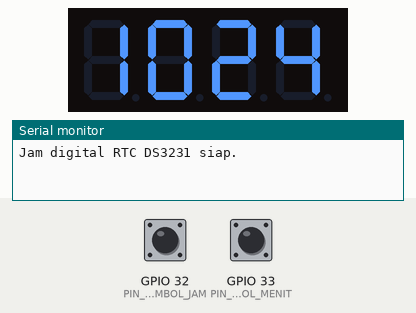
Bench run of a sketch on a simulated ESP32. Parts: 4-digit seven-segment display, the last lines printed to the serial monitor. The inputs (shaded band) are chosen by the test bench; at power-on: GPIO 32 (PIN_TOMBOL_JAM) HIGH, GPIO 33 (PIN_TOMBOL_MENIT) HIGH. The local clock reads 2024-03-15 10:24:30 at power-on unless the sketch sets it.

Above: at 1.2 s.
1.3 s: GPIO 32 (PIN_TOMBOL_JAM) pulled LOW for 3.2 s
At 5.5 s:
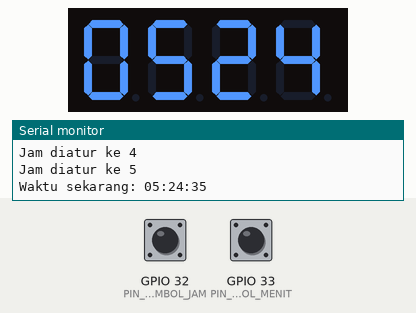
6.0 s: GPIO 33 (PIN_TOMBOL_MENIT) pulled LOW for 3.2 s
At 9.8 s:
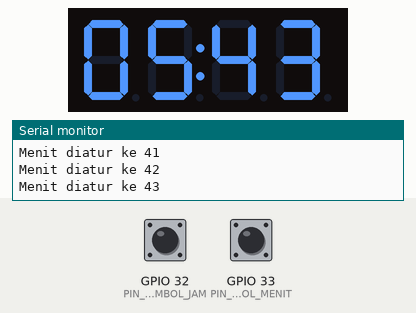
10.7 s: GPIO 32 (PIN_TOMBOL_JAM) pulled LOW for 0.15 s
At 12.4 s:
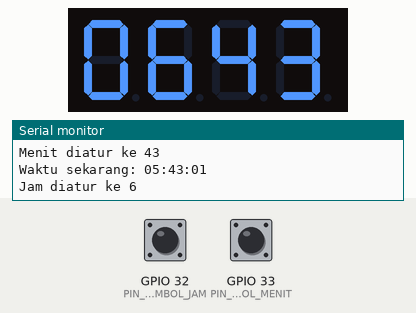
12.5 s: GPIO 33 (PIN_TOMBOL_MENIT) pulled LOW for 0.15 s
At 13.8 s:
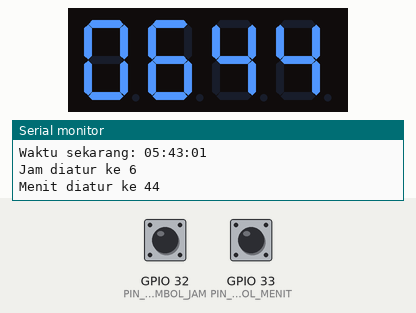
Timing chart, 0 to 15.5 s (numbered marks = the images above; inputs shaded):
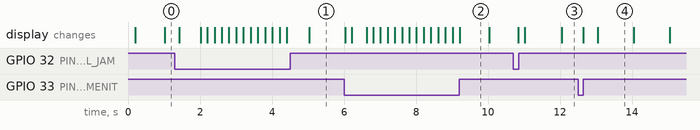

Measured:
- after the input at 1.3 s, the display: first changes after 0.12 s (image 1 shows a later state)
- after the input at 6.0 s, the display: first differs from a run without the input after 0.21 s (image 2 shows a later state)
- after the input at 10.7 s, the display: changes after 0.14 s (image 3)
- after the input at 12.5 s, the display: first changes after 0.15 s (image 4 shows a later state)

The sketch:

JamDigital7SegmenRtcDs3231.ino
```cpp
// JamDigital7SegmenRtcDs3231.ino — Jam digital JJ:MM dengan RTC DS3231
//
// ESP32 DevKit membaca waktu real-time dari modul RTC DS3231 (I2C) dan
// menampilkannya sebagai JJ:MM di modul 7-segmen TM1637. Titik dua di
// tengah layar berkedip tiap detik. Dua tombol mengatur jam dan menit;
// setiap perubahan langsung ditulis kembali ke RTC, jadi jam tetap
// akurat walau listrik padam — RTC jalan terus dari baterai CR2032-nya
// dan hanya melenceng sekitar 2 ppm (kurang dari dua menit setahun).
//
// Library yang dipakai:
//   - RTClib 2.1.4 (Adafruit) — driver RTC DS3231 via I2C.
//     Pasang lewat Library Manager Arduino IDE / arduino-cli:
//     arduino-cli lib install "RTClib"
//     (header yang dipakai: RTClib.h, kelas RTC_DS3231)
//   - TM1637 1.2.0 (Avishorp) — driver modul 4 digit 7-segmen TM1637.
//     Pasang lewat Library Manager Arduino IDE / arduino-cli:
//     arduino-cli lib install "TM1637"
//     (header yang dipakai: TM1637Display.h, kelas TM1637Display)
//
// Perilaku tombol (semua aktif LOW, INPUT_PULLUP):
//   - SET jam   : tiap tekan +1 jam (0..23, lalu kembali ke 0).
//   - SET menit : tiap tekan +1 menit (0..59, lalu kembali ke 0),
//                 detik ikut direset ke 0 supaya menitnya pas.
//   - Tahan tombol = tambah berulang (auto-repeat tiap 150 ms).
//
// Wiring (lihat schematic.png):
//   DS3231 SDA -> GPIO21, SCL -> GPIO22, VCC -> 3V3, GND -> GND
//   TM1637 CLK -> GPIO18, DIO -> GPIO19, VCC -> 3V3, GND -> GND
//   Tombol SET jam   kaki 1 -> GPIO32, kaki 2 -> GND
//   Tombol SET menit kaki 1 -> GPIO33, kaki 2 -> GND
//   ESP32 dicatu USB 5V; DS3231 dan TM1637 dicatu 3V3.

#include <RTClib.h>
#include <TM1637Display.h>
#include <Wire.h>

// ---------------- Pin ----------------
const uint8_t PIN_TM1637_CLK = 18;   // CLK modul TM1637
const uint8_t PIN_TM1637_DIO = 19;   // DIO modul TM1637
const uint8_t PIN_RTC_SDA = 21;      // SDA modul DS3231 (I2C default ESP32)
const uint8_t PIN_RTC_SCL = 22;      // SCL modul DS3231 (I2C default ESP32)
const uint8_t PIN_TOMBOL_JAM = 32;   // SET jam, aktif LOW
const uint8_t PIN_TOMBOL_MENIT = 33; // SET menit, aktif LOW

// ---------------- Konstanta tampilan ----------------
const uint8_t KECERAHAN_LAYAR = 7;  // 0..7, 7 = paling terang
const uint8_t BIT_TITIK_DUA = 0x40; // bit colon (tengah) TM1637
const uint8_t JAM_MAKSIMAL = 23;    // jam tertinggi (format 24 jam)
const uint8_t MENIT_MAKSIMAL = 59;  // menit tertinggi

// ---------------- Konstanta tombol ----------------
const unsigned long DEBOUNCE_TOMBOL_MS = 50;  // abaikan pantulan tombol
const unsigned long TUNDA_REPEAT_MS = 500;    // tahan 0,5 dtk baru repeat
const unsigned long INTERVAL_REPEAT_MS = 150; // repeat tiap 150 ms

// ---------------- Konstanta baca waktu ----------------
const unsigned long INTERVAL_BACA_MS = 200;    // baca RTC tiap 200 ms
const unsigned long INTERVAL_STATUS_MS = 5000; // status Serial tiap 5 detik
const unsigned long BAUD_SERIAL = 115200;

RTC_DS3231 rtc;
TM1637Display layar(PIN_TM1637_CLK, PIN_TM1637_DIO);

// Status tombol (debounce + auto-repeat saat ditahan).
struct StatusTombol {
  uint8_t pin;
  bool ditekanSebelumnya;       // level LOW yang stabil sebelumnya
  unsigned long waktuPerubahan; // millis() saat level stabil terakhir berubah
  unsigned long waktuTekanMulai; // millis() saat tombol mulai ditekan
  unsigned long waktuRepeatTerakhir; // millis() repeat terakhir
};

StatusTombol tombolJam = {PIN_TOMBOL_JAM, false, 0, 0, 0};
StatusTombol tombolMenit = {PIN_TOMBOL_MENIT, false, 0, 0, 0};

unsigned long waktuBacaTerakhir = 0;
unsigned long waktuStatusTerakhir = 0;
uint8_t jamTerakhir = 255;   // jam yang terakhir ditampilkan (255 = belum ada)
uint8_t menitTerakhir = 255; // menit yang terakhir ditampilkan
uint8_t detikTerakhir = 255; // detik yang terakhir dibaca

// ---------------- Tampilan ----------------
// Menampilkan JJ:MM; titik dua menyala saat detik genap, mati saat ganjil
// (berkedip tiap detik).
void tampilkanJam(uint8_t jam, uint8_t menit, uint8_t detik) {
  uint8_t titikDua = (detik % 2 == 0) ? BIT_TITIK_DUA : 0;
  layar.showNumberDecEx(jam * 100 + menit, titikDua, true, 4, 0);
}

// ---------------- Tombol ----------------
// Mengembalikan true bila tombol ini memicu satu langkah tambah
// (tekan baru, atau repeat saat ditahan).
bool tombolMemilikiLangkah(StatusTombol &tombol) {
  bool ditekan = digitalRead(tombol.pin) == LOW;
  unsigned long sekarang = millis();
  if (ditekan != tombol.ditekanSebelumnya) {
    // Level berubah: tunggu sampai stabil (debounce).
    if (sekarang - tombol.waktuPerubahan >= DEBOUNCE_TOMBOL_MS) {
      tombol.ditekanSebelumnya = ditekan;
      tombol.waktuPerubahan = sekarang;
      if (ditekan) {
        tombol.waktuTekanMulai = sekarang;
        tombol.waktuRepeatTerakhir = sekarang;
        return true; // tekan baru = satu langkah
      }
    }
    return false;
  }
  tombol.waktuPerubahan = sekarang;
  if (ditekan && sekarang - tombol.waktuTekanMulai >= TUNDA_REPEAT_MS &&
      sekarang - tombol.waktuRepeatTerakhir >= INTERVAL_REPEAT_MS) {
    tombol.waktuRepeatTerakhir = sekarang;
    return true; // tahan lama = repeat
  }
  return false;
}

// ---------------- Setup ----------------
void setup() {
  Serial.begin(BAUD_SERIAL);
  pinMode(PIN_TOMBOL_JAM, INPUT_PULLUP);
  pinMode(PIN_TOMBOL_MENIT, INPUT_PULLUP);
  layar.setBrightness(KECERAHAN_LAYAR);
  Wire.begin(PIN_RTC_SDA, PIN_RTC_SCL);
  if (!rtc.begin()) {
    Serial.println("RTC DS3231 tidak ditemukan! Periksa wiring SDA/SCL.");
    layar.showNumberDecEx(8888, BIT_TITIK_DUA, true); // kode error di layar
    while (true) {
      delay(1000);
    }
  }
  if (rtc.lostPower()) {
    // Baterai RTC habis / pertama kali dipasang: isi dari waktu compile.
    Serial.println("RTC kehilangan daya, isi dari waktu compile.");
    rtc.adjust(DateTime(F(__DATE__), F(__TIME__)));
  }
  Serial.println("Jam digital RTC DS3231 siap.");
}

// ---------------- Loop ----------------
void loop() {
  unsigned long sekarang = millis();

  // Tombol SET jam: +1 jam, kembali ke 0 setelah 23.
  if (tombolMemilikiLangkah(tombolJam)) {
    DateTime t = rtc.now();
    uint8_t jamBaru = (t.hour() + 1) % (JAM_MAKSIMAL + 1);
    rtc.adjust(DateTime(t.year(), t.month(), t.day(), jamBaru, t.minute(),
                        t.second()));
    Serial.print("Jam diatur ke ");
    Serial.println(jamBaru);
  }

  // Tombol SET menit: +1 menit, kembali ke 0 setelah 59; detik direset ke 0.
  if (tombolMemilikiLangkah(tombolMenit)) {
    DateTime t = rtc.now();
    uint8_t menitBaru = (t.minute() + 1) % (MENIT_MAKSIMAL + 1);
    rtc.adjust(DateTime(t.year(), t.month(), t.day(), t.hour(), menitBaru, 0));
    Serial.print("Menit diatur ke ");
    Serial.println(menitBaru);
  }

  // Baca RTC dan perbarui layar tiap 200 ms (cukup cepat untuk kedip 1 detik).
  if (sekarang - waktuBacaTerakhir >= INTERVAL_BACA_MS) {
    waktuBacaTerakhir = sekarang;
    DateTime t = rtc.now();
    if (t.hour() != jamTerakhir || t.minute() != menitTerakhir ||
        t.second() != detikTerakhir) {
      jamTerakhir = t.hour();
      menitTerakhir = t.minute();
      detikTerakhir = t.second();
      tampilkanJam(jamTerakhir, menitTerakhir, detikTerakhir);
    }
  }

  // Status berkala ke Serial Monitor (tiap 5 detik).
  if (sekarang - waktuStatusTerakhir >= INTERVAL_STATUS_MS) {
    waktuStatusTerakhir = sekarang;
    DateTime t = rtc.now();
    Serial.print("Waktu sekarang: ");
    if (t.hour() < 10) Serial.print('0');
    Serial.print(t.hour());
    Serial.print(':');
    if (t.minute() < 10) Serial.print('0');
    Serial.print(t.minute());
    Serial.print(':');
    if (t.second() < 10) Serial.print('0');
    Serial.println(t.second());
  }
}
```
